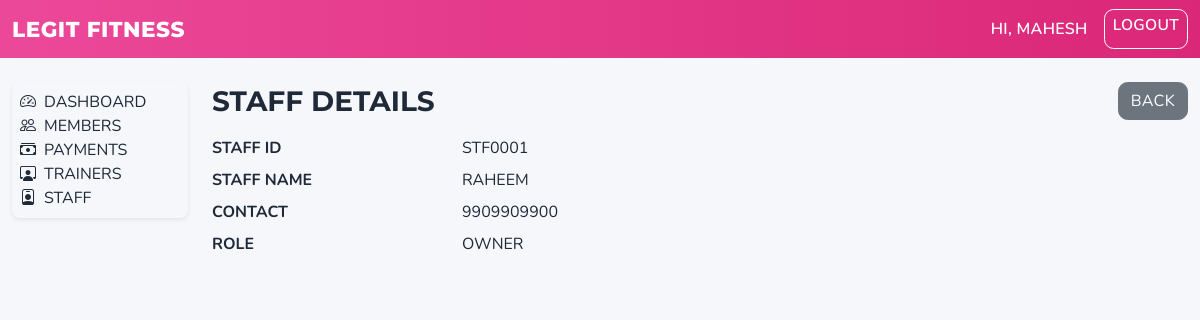
Before: /staff/2/ (signed in) with the older database file.
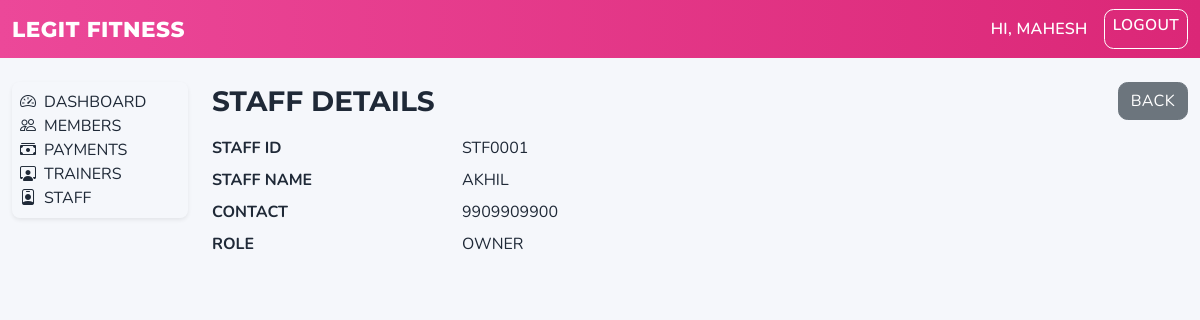
After: the same page with the newer database file.
### staff/models.py (models this page shows, shortened)
class Staff(models.Model):
    staff_id = models.CharField(max_length=20, null=True, blank=True)
    name = models.CharField(max_length=150)
    contact = models.CharField(max_length=20, blank=True)
    role = models.CharField(max_length=50)
    position = models.PositiveIntegerField(default=0, db_index=True)
    class Meta:
        ordering = ["position", "name"]
        constraints = [
            models.UniqueConstraint(
                fields=["staff_id"],
                name="unique_staff_id_when_set",
                condition=Q(staff_id__isnull=False) & ~Q(staff_id=""),
            )
        ]

### staff/views.py (the view)
# urls.py: path("<int:pk>/", StaffDetailView.as_view(), name="detail"),
class StaffDetailView(LoginRequiredMixin, DetailView):
    model = Staff
    template_name = "staff/detail.html"

### templates/staff/detail.html (shortened to what this page needs)
{% extends 'base.html' %}
{% block body_class %}theme-staff{% endblock %}
{% block content %}
  <div class="d-flex justify-content-between align-items-center mb-3 text-uppercase">
    <h3 class="mb-0">Staff Details</h3>
    <div>
      <a class="btn btn-secondary" href="{% url 'staff:list' %}">Back</a>
    </div>
  </div>
  <dl class="row text-uppercase">
    <dt class="col-sm-3">Staff ID</dt>
    <dd class="col-sm-9">{{ object.staff_id }}</dd>
    <dt class="col-sm-3">Staff Name</dt>
    <dd class="col-sm-9">{{ object.name }}</dd>
    <dt class="col-sm-3">Contact</dt>
    <dd class="col-sm-9">{{ object.contact }}</dd>
    <dt class="col-sm-3">Role</dt>
    <dd class="col-sm-9">{{ object.role }}</dd>
  </dl>
{% endblock %}

Changed rows visible on the page:
changed Staff "STF0001": name "RAHEEM" → "AKHIL"
